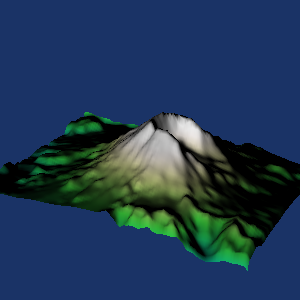

Reproduce this figure in Python.
#!/usr/bin/env python
# Demonstrate vtkSphereWidget2 controlling a light position on terrain data.

import os

import vtkmodules.vtkInteractionStyle  # noqa: F401
import vtkmodules.vtkRenderingFreeType  # noqa: F401
import vtkmodules.vtkRenderingOpenGL2  # noqa: F401

from vtkmodules.vtkCommonCore import vtkLookupTable
from vtkmodules.vtkFiltersCore import (
    vtkElevationFilter,
    vtkPolyDataNormals,
)
from vtkmodules.vtkFiltersGeneral import vtkWarpScalar
from vtkmodules.vtkFiltersGeometry import vtkImageDataGeometryFilter
from vtkmodules.vtkImagingCore import vtkImageShrink3D
from vtkmodules.vtkInteractionWidgets import (
    vtkSphereRepresentation,
    vtkSphereWidget2,
)
from vtkmodules.vtkIOImage import vtkDEMReader
from vtkmodules.vtkRenderingCore import (
    vtkActor,
    vtkLight,
    vtkPolyDataMapper,
    vtkRenderWindow,
    vtkRenderWindowInteractor,
    vtkRenderer,
)

data_dir = os.environ.get("VPE_DATA_DIR", os.path.dirname(os.path.abspath(__file__)))

# Source
dem_reader = vtkDEMReader()
dem_reader.SetFileName(os.path.join(data_dir, "SainteHelens.dem"))
dem_reader.Update()

scale = 2
elevation_lut = vtkLookupTable()
elevation_lut.SetHueRange(0.6, 0)
elevation_lut.SetSaturationRange(1.0, 0)
elevation_lut.SetValueRange(0.5, 1.0)
lo = scale * dem_reader.GetElevationBounds()[0]
hi = scale * dem_reader.GetElevationBounds()[1]

# Filters
shrink_filter = vtkImageShrink3D()
shrink_filter.SetShrinkFactors(4, 4, 1)
shrink_filter.SetInputConnection(dem_reader.GetOutputPort())
shrink_filter.AveragingOn()

geometry_filter = vtkImageDataGeometryFilter()
geometry_filter.SetInputConnection(shrink_filter.GetOutputPort())
geometry_filter.ReleaseDataFlagOn()

warp = vtkWarpScalar()
warp.SetInputConnection(geometry_filter.GetOutputPort())
warp.SetNormal(0, 0, 1)
warp.UseNormalOn()
warp.SetScaleFactor(scale)
warp.ReleaseDataFlagOn()

elevation = vtkElevationFilter()
elevation.SetInputConnection(warp.GetOutputPort())
elevation.SetLowPoint(0, 0, lo)
elevation.SetHighPoint(0, 0, hi)
elevation.SetScalarRange(lo, hi)
elevation.ReleaseDataFlagOn()

normals = vtkPolyDataNormals()
normals.SetInputConnection(elevation.GetOutputPort())
normals.SetFeatureAngle(60)
normals.ConsistencyOff()
normals.SplittingOff()
normals.ReleaseDataFlagOn()
normals.Update()

# Mapper + Actor
dem_mapper = vtkPolyDataMapper()
dem_mapper.SetInputConnection(normals.GetOutputPort())
dem_mapper.SetScalarRange(lo, hi)
dem_mapper.SetLookupTable(elevation_lut)

dem_actor = vtkActor()
dem_actor.SetMapper(dem_mapper)

# Renderer
renderer = vtkRenderer()
renderer.AddActor(dem_actor)
renderer.SetBackground(0.1, 0.2, 0.4)

# Render window
render_window = vtkRenderWindow()
render_window.AddRenderer(renderer)
render_window.SetWindowName("sphere widget test")
render_window.SetMultiSamples(0)
render_window.SetSize(300, 300)

# Interactor
interactor = vtkRenderWindowInteractor()
interactor.SetRenderWindow(render_window)
interactor.LightFollowCameraOff()


# Callback to move light to sphere handle position
def move_light(widget, event_string):
    light.SetPosition(sphere_rep.GetHandlePosition())


# Widget
sphere_rep = vtkSphereRepresentation()
sphere_rep.SetPlaceFactor(4)
sphere_rep.PlaceWidget(normals.GetOutput().GetBounds())
sphere_rep.HandleVisibilityOn()
sphere_rep.SetRepresentationToWireframe()

sphere_widget = vtkSphereWidget2()
sphere_widget.SetInteractor(interactor)
sphere_widget.SetRepresentation(sphere_rep)
sphere_widget.AddObserver("InteractionEvent", move_light)

# Scene
camera = renderer.GetActiveCamera()
camera.SetViewUp(0, 0, 1)
camera.SetFocalPoint(dem_reader.GetOutput().GetCenter())
camera.SetPosition(1, 0, 0)
renderer.ResetCamera()
camera.Elevation(25)
camera.Azimuth(125)
camera.Zoom(1.25)
renderer.ResetCameraClippingRange()

# Add a light controlled by the sphere widget
light = vtkLight()
light.SetFocalPoint(sphere_rep.GetCenter())
light.SetPosition(sphere_rep.GetHandlePosition())
renderer.AddLight(light)

interactor.Initialize()
interactor.Start()
